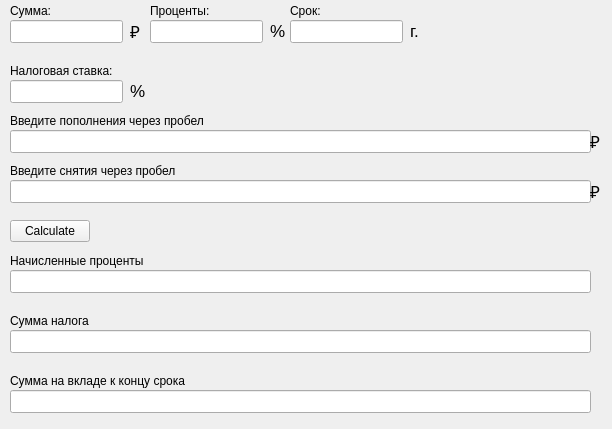
<?xml version="1.0" encoding="UTF-8"?>
<ui version="4.0">
 <class>depocit</class>
 <widget class="QMainWindow" name="depocit">
  <property name="geometry">
   <rect>
    <x>0</x>
    <y>0</y>
    <width>612</width>
    <height>429</height>
   </rect>
  </property>
  <property name="windowTitle">
   <string>Depocit</string>
  </property>
  <widget class="QWidget" name="centralwidget">
   <widget class="QLabel" name="label_4">
    <property name="geometry">
     <rect>
      <x>10</x>
      <y>0</y>
      <width>61</width>
      <height>21</height>
     </rect>
    </property>
    <property name="text">
     <string>Сумма:</string>
    </property>
   </widget>
   <widget class="QLineEdit" name="sum">
    <property name="geometry">
     <rect>
      <x>10</x>
      <y>20</y>
      <width>113</width>
      <height>23</height>
     </rect>
    </property>
   </widget>
   <widget class="QLabel" name="label_5">
    <property name="geometry">
     <rect>
      <x>150</x>
      <y>0</y>
      <width>81</width>
      <height>21</height>
     </rect>
    </property>
    <property name="text">
     <string>Проценты:</string>
    </property>
   </widget>
   <widget class="QLineEdit" name="procent">
    <property name="geometry">
     <rect>
      <x>150</x>
      <y>20</y>
      <width>113</width>
      <height>23</height>
     </rect>
    </property>
   </widget>
   <widget class="QLineEdit" name="term">
    <property name="geometry">
     <rect>
      <x>290</x>
      <y>20</y>
      <width>113</width>
      <height>23</height>
     </rect>
    </property>
   </widget>
   <widget class="QLabel" name="label_6">
    <property name="geometry">
     <rect>
      <x>290</x>
      <y>0</y>
      <width>61</width>
      <height>21</height>
     </rect>
    </property>
    <property name="text">
     <string>Cрок:</string>
    </property>
   </widget>
   <widget class="QLabel" name="label_7">
    <property name="geometry">
     <rect>
      <x>10</x>
      <y>110</y>
      <width>231</width>
      <height>21</height>
     </rect>
    </property>
    <property name="text">
     <string>Введите пополнения через пробел</string>
    </property>
   </widget>
   <widget class="QLineEdit" name="deposits">
    <property name="geometry">
     <rect>
      <x>10</x>
      <y>130</y>
      <width>581</width>
      <height>23</height>
     </rect>
    </property>
   </widget>
   <widget class="QLabel" name="label_8">
    <property name="geometry">
     <rect>
      <x>10</x>
      <y>160</y>
      <width>231</width>
      <height>21</height>
     </rect>
    </property>
    <property name="text">
     <string>Введите снятия через пробел</string>
    </property>
   </widget>
   <widget class="QLineEdit" name="withdrawals">
    <property name="geometry">
     <rect>
      <x>10</x>
      <y>180</y>
      <width>581</width>
      <height>23</height>
     </rect>
    </property>
   </widget>
   <widget class="QPushButton" name="calculateButton">
    <property name="geometry">
     <rect>
      <x>10</x>
      <y>220</y>
      <width>80</width>
      <height>22</height>
     </rect>
    </property>
    <property name="text">
     <string>Сalculate</string>
    </property>
   </widget>
   <widget class="QLineEdit" name="interestAmountOutput">
    <property name="geometry">
     <rect>
      <x>10</x>
      <y>270</y>
      <width>581</width>
      <height>23</height>
     </rect>
    </property>
   </widget>
   <widget class="QLabel" name="label_9">
    <property name="geometry">
     <rect>
      <x>10</x>
      <y>250</y>
      <width>231</width>
      <height>21</height>
     </rect>
    </property>
    <property name="text">
     <string>Начисленные проценты</string>
    </property>
   </widget>
   <widget class="QLineEdit" name="taxAmountOutput">
    <property name="geometry">
     <rect>
      <x>10</x>
      <y>330</y>
      <width>581</width>
      <height>23</height>
     </rect>
    </property>
   </widget>
   <widget class="QLabel" name="label_10">
    <property name="geometry">
     <rect>
      <x>10</x>
      <y>310</y>
      <width>231</width>
      <height>21</height>
     </rect>
    </property>
    <property name="text">
     <string>Cумма налога</string>
    </property>
   </widget>
   <widget class="QLineEdit" name="finalAmountOutput">
    <property name="geometry">
     <rect>
      <x>10</x>
      <y>390</y>
      <width>581</width>
      <height>23</height>
     </rect>
    </property>
   </widget>
   <widget class="QLabel" name="label_11">
    <property name="geometry">
     <rect>
      <x>10</x>
      <y>370</y>
      <width>231</width>
      <height>21</height>
     </rect>
    </property>
    <property name="text">
     <string>Сумма на вкладе к концу срока</string>
    </property>
   </widget>
   <widget class="QLabel" name="label_12">
    <property name="geometry">
     <rect>
      <x>10</x>
      <y>60</y>
      <width>141</width>
      <height>21</height>
     </rect>
    </property>
    <property name="text">
     <string>Налоговая ставка:</string>
    </property>
   </widget>
   <widget class="QLineEdit" name="taxRate">
    <property name="geometry">
     <rect>
      <x>10</x>
      <y>80</y>
      <width>113</width>
      <height>23</height>
     </rect>
    </property>
   </widget>
   <widget class="QLabel" name="label_13">
    <property name="geometry">
     <rect>
      <x>130</x>
      <y>20</y>
      <width>16</width>
      <height>21</height>
     </rect>
    </property>
    <property name="font">
     <font>
      <pointsize>13</pointsize>
     </font>
    </property>
    <property name="text">
     <string>₽</string>
    </property>
    <property name="scaledContents">
     <bool>true</bool>
    </property>
   </widget>
   <widget class="QLabel" name="label_14">
    <property name="geometry">
     <rect>
      <x>270</x>
      <y>20</y>
      <width>16</width>
      <height>21</height>
     </rect>
    </property>
    <property name="font">
     <font>
      <pointsize>13</pointsize>
     </font>
    </property>
    <property name="text">
     <string>%</string>
    </property>
    <property name="scaledContents">
     <bool>true</bool>
    </property>
   </widget>
   <widget class="QLabel" name="label_15">
    <property name="geometry">
     <rect>
      <x>410</x>
      <y>20</y>
      <width>16</width>
      <height>21</height>
     </rect>
    </property>
    <property name="font">
     <font>
      <pointsize>13</pointsize>
     </font>
    </property>
    <property name="text">
     <string>г.</string>
    </property>
    <property name="scaledContents">
     <bool>true</bool>
    </property>
   </widget>
   <widget class="QLabel" name="label_16">
    <property name="geometry">
     <rect>
      <x>130</x>
      <y>80</y>
      <width>16</width>
      <height>21</height>
     </rect>
    </property>
    <property name="font">
     <font>
      <pointsize>13</pointsize>
     </font>
    </property>
    <property name="text">
     <string>%</string>
    </property>
    <property name="scaledContents">
     <bool>true</bool>
    </property>
   </widget>
   <widget class="QLabel" name="label_17">
    <property name="geometry">
     <rect>
      <x>590</x>
      <y>130</y>
      <width>16</width>
      <height>21</height>
     </rect>
    </property>
    <property name="font">
     <font>
      <pointsize>13</pointsize>
     </font>
    </property>
    <property name="text">
     <string>₽</string>
    </property>
    <property name="scaledContents">
     <bool>true</bool>
    </property>
   </widget>
   <widget class="QLabel" name="label_18">
    <property name="geometry">
     <rect>
      <x>590</x>
      <y>180</y>
      <width>16</width>
      <height>21</height>
     </rect>
    </property>
    <property name="font">
     <font>
      <pointsize>13</pointsize>
     </font>
    </property>
    <property name="text">
     <string>₽</string>
    </property>
    <property name="scaledContents">
     <bool>true</bool>
    </property>
   </widget>
  </widget>
 </widget>
 <resources/>
 <connections/>
</ui>
